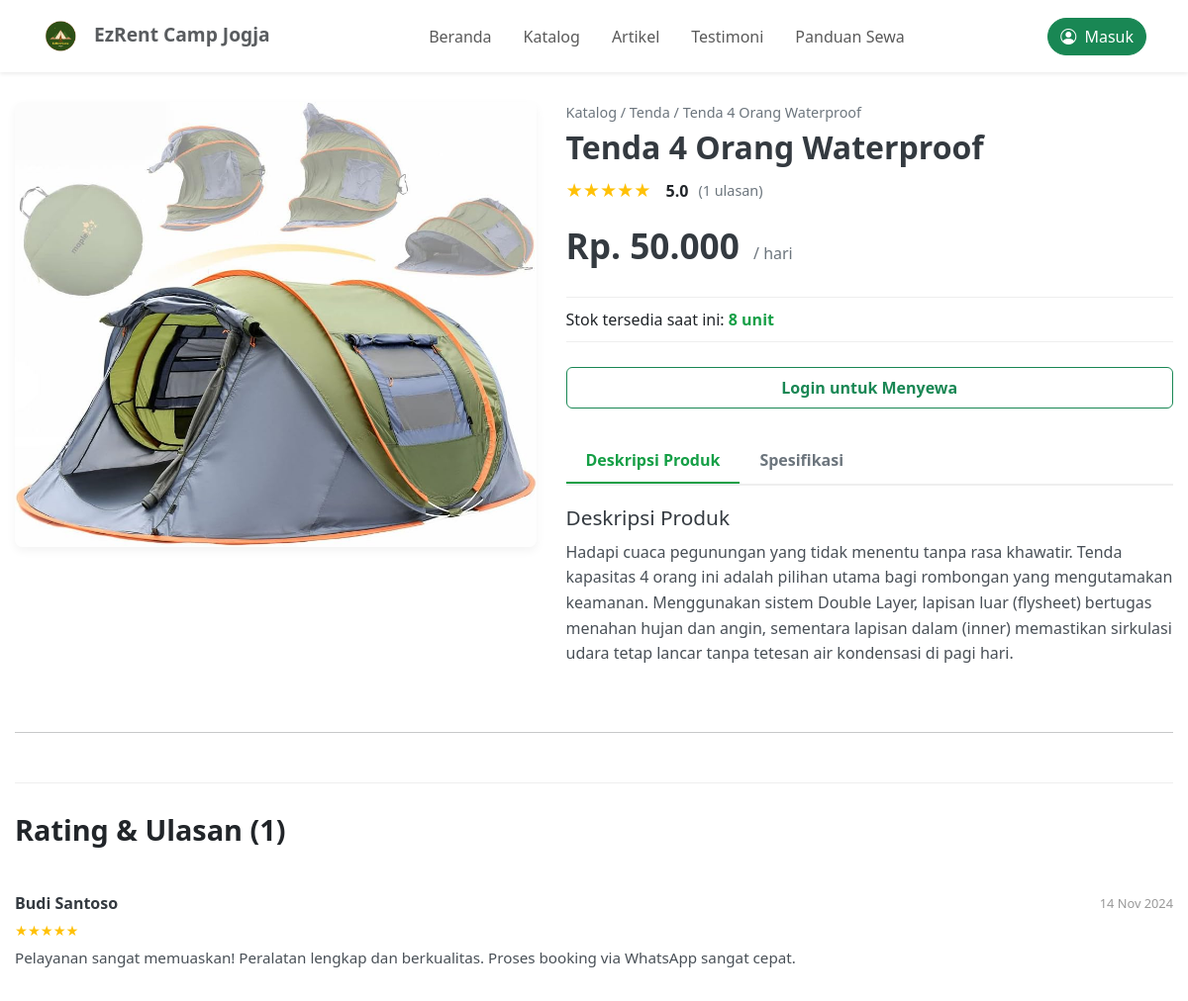
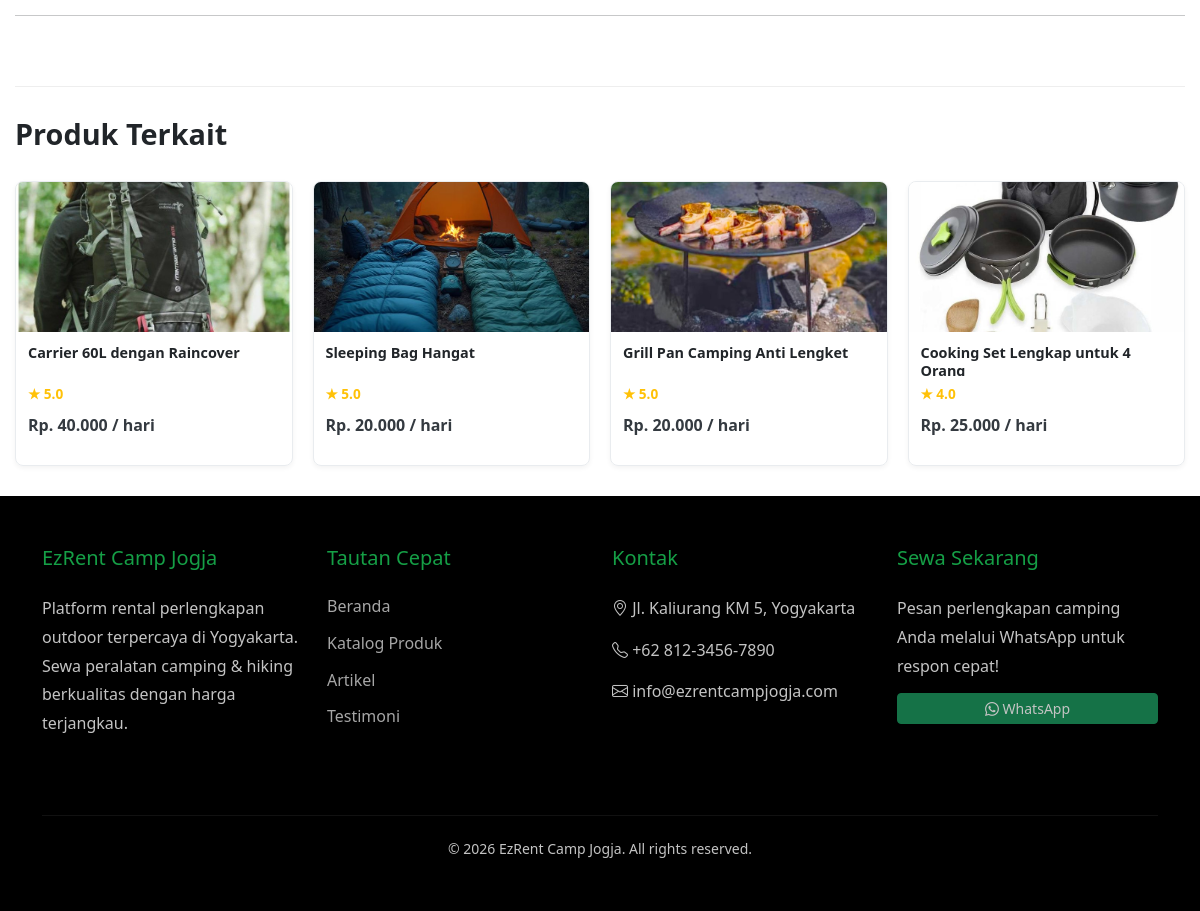
/produk/detail/1, run on the app's committed database (2 pictures, top to bottom).
### tables this page shows
CREATE TABLE `foto_produk` (
  `id_foto` int(11) NOT NULL,
  `id_produk` int(11) DEFAULT NULL,
  `nama_file` varchar(255) DEFAULT NULL,
  `created_at` timestamp NOT NULL DEFAULT current_timestamp()
);

CREATE TABLE `produk` (
  `id_produk` int(11) NOT NULL,
  `id_kategori` int(11) DEFAULT NULL,
  `kode_produk` varchar(20) DEFAULT NULL,
  `nama_produk` varchar(100) DEFAULT NULL,
  `deskripsi` text DEFAULT NULL,
  `spesifikasi` text DEFAULT NULL,
  `harga` decimal(10,2) DEFAULT NULL,
  `stok` int(11) DEFAULT NULL,
  `stok_tersedia` int(11) DEFAULT NULL,
  `kondisi` varchar(20) DEFAULT NULL,
  `status` varchar(20) DEFAULT NULL,
  `rating` decimal(2,1) DEFAULT NULL,
  `jumlah_review` int(11) DEFAULT NULL,
  `jumlah_disewa` int(11) DEFAULT NULL,
  `is_recommended` tinyint(1) DEFAULT NULL,
  `created_at` timestamp NOT NULL DEFAULT current_timestamp(),
  `updated_at` timestamp NOT NULL DEFAULT current_timestamp() ON UPDATE current_timestamp()
);

CREATE TABLE `kategori` (
  `id_kategori` int(11) NOT NULL,
  `nama_kategori` varchar(50) DEFAULT NULL,
  `deskripsi` text DEFAULT NULL,
  `gambar` varchar(255) DEFAULT NULL,
  `status` varchar(20) DEFAULT NULL,
  `created_at` timestamp NOT NULL DEFAULT current_timestamp(),
  `updated_at` timestamp NOT NULL DEFAULT current_timestamp() ON UPDATE current_timestamp()
);

CREATE TABLE `review` (
  `id_review` int(11) NOT NULL,
  `id_transaksi` int(11) DEFAULT NULL,
  `id_user` int(11) DEFAULT NULL,
  `id_produk` int(11) DEFAULT NULL,
  `rating` int(11) DEFAULT NULL,
  `isi_review` text DEFAULT NULL,
  `kelebihan` text DEFAULT NULL,
  `kekurangan` text DEFAULT NULL,
  `status` varchar(20) DEFAULT NULL,
  `created_at` timestamp NOT NULL DEFAULT current_timestamp(),
  `updated_at` timestamp NOT NULL DEFAULT current_timestamp() ON UPDATE current_timestamp()
);

CREATE TABLE `users` (
  `id_user` int(11) NOT NULL,
  `nama_lengkap` varchar(100) DEFAULT NULL,
  `email` varchar(100) DEFAULT NULL,
  `password` varchar(255) DEFAULT NULL,
  `no_telepon` varchar(20) DEFAULT NULL,
  `alamat` text DEFAULT NULL,
  `role` varchar(20) DEFAULT NULL,
  `status` varchar(20) DEFAULT NULL,
  `created_at` timestamp NOT NULL DEFAULT current_timestamp(),
  `updated_at` timestamp NOT NULL DEFAULT current_timestamp() ON UPDATE current_timestamp()
);

### application/controllers/Produk.php (called while the page is built, shortened)
<?php
class Produk extends CI_Controller {
    public function __construct()
    {
        $this->load->model('Produk_model');
        $this->load->helper('form');
    }
    public function detail($id_produk = null)
    {
        $produk = $this->Produk_model->get_detail_produk($id_produk);
        $produk_terkait = $this->Produk_model->get_produk_terkait($produk['id_produk']);
        $data['produk'] = $produk;
        $data['produk_terkait'] = $produk_terkait;
        $data['title'] = $produk['nama_produk'];
        $this->load->view('frontend/header', $data);
        $this->load->view('produk/detail', $data);
        $this->load->view('frontend/footer', $data);
    }
}

### index.php (called while the page is built, shortened)
<?php
require_once BASEPATH.'core/CodeIgniter.php';

### application/models/Produk_model.php (called while the page is built, shortened)
<?php
class Produk_model extends CI_Model {
    public function get_foto_utama($id_produk)
    {
        $this->db->select('nama_file');
        $this->db->where('id_produk', $id_produk);
        $this->db->order_by('id_foto', 'DESC');
        $this->db->limit(1);
        $result = $this->db->get('foto_produk')->row();
        return $result ? $result->nama_file : 'default.jpg';
    }
    public function get_detail_produk($id_produk)
    {
        $this->db->select('p.*, k.nama_kategori');
        $this->db->from('produk p');
        $this->db->join('kategori k', 'p.id_kategori = k.id_kategori', 'left');
        $this->db->where('p.id_produk', $id_produk);
        $produk = $this->db->get()->row_array();
        if ($produk) {
            $produk['foto_list'] = $this->get_semua_foto($id_produk);
            $produk['review_list'] = $this->get_reviews_by_produk($id_produk);
            $this->db->select('AVG(rating) as rata_rata, COUNT(id_review) as total_ulasan');
            $this->db->where('id_produk', $id_produk);
            $this->db->where('status', 'approved');
            $stats = $this->db->get('review')->row_array();
            $produk['rating'] = ($stats['rata_rata'] > 0) ? $stats['rata_rata'] : 0;
            $produk['jumlah_review'] = $stats['total_ulasan'];
        }
        return $produk;
    }
    public function get_semua_foto($id_produk)
    {
        $this->db->select('nama_file');
        $this->db->where('id_produk', $id_produk);
        $this->db->order_by('id_foto', 'DESC');
        return $this->db->get('foto_produk')->result_array();
    }
    public function get_reviews_by_produk($id_produk)
    {
        $this->db->select('r.rating, r.isi_review, r.created_at, u.nama_lengkap');
        $this->db->from('review r');
        $this->db->join('users u', 'r.id_user = u.id_user');
        $this->db->where('r.id_produk', $id_produk);
        $this->db->where('r.status', 'approved');
        $this->db->order_by('r.created_at', 'DESC');
        $this->db->limit(3);
        return $this->db->get()->result_array();
    }
    public function get_produk_terkait($current_id_produk)
    {
        $this->db->select('nama_produk, deskripsi, spesifikasi');
        $this->db->where('id_produk', $current_id_produk);
        $current_produk = $this->db->get('produk')->row_array();
        $search_text = $current_produk['nama_produk'] . ' ' . $current_produk['deskripsi'] . ' ' . $current_produk['spesifikasi'];
        $keywords = array_filter(preg_split('/\W+/', strtolower($search_text)));
        $unique_keywords = array_unique($keywords);
        $search_keywords = array_slice(array_values($unique_keywords), 0, 8);
        $this->db->select('p.id_produk, p.nama_produk, p.harga, p.rating, p.is_recommended, p.stok_tersedia');
        $this->db->from('produk p');
        $this->db->where('p.id_produk !=', $current_id_produk);
        $this->db->where('p.status', 'tersedia');
        $where_clause = '';
        foreach ($search_keywords as $key) {
            if (strlen($key) > 3) {
                $key = $this->db->escape_like_str($key);
                $where_clause .= "(p.nama_produk LIKE '%{$key}%' OR p.deskripsi LIKE '%{$key}%') OR ";
            }
        }
        if (!empty($where_clause)) {
            $where_clause = substr($where_clause, 0, -4);
            $this->db->where("($where_clause)");
        }
        $this->db->order_by('p.rating', 'DESC');
        $this->db->limit(4);
        $produk_terkait = $this->db->get()->result_array();
        foreach ($produk_terkait as &$item) {
            $item['foto_utama'] = $this->get_foto_utama($item['id_produk']);
        }
        return $produk_terkait;
    }
}

### application/views/produk/detail.php (the view, shortened to what this page needs)
<div class="container-detail">
    <?php
        $p = $produk;
        $foto_utama = 'default.jpg';
        if (!empty($p['foto_utama'])) {
            $foto_utama = $p['foto_utama'];
        } elseif (!empty($p['foto_list'][0]['nama_file'])) {
            $foto_utama = $p['foto_list'][0]['nama_file'];
        }
        $stok_sekarang = isset($p['stok_tersedia']) ? $p['stok_tersedia'] : ($p['stok'] ?? 0);
        $is_available = $stok_sekarang > 0;
        $stok_class = $is_available ? '' : 'kosong';
    ?>
    <div class="detail-main-content">
        <div class="detail-gallery">
            <div class="product-image-wrapper">
                <div class="main-image-container">
                    <img src="<?= base_url('assets/img/produk/' . html_escape($foto_utama)) ?>"
                         alt="<?= html_escape($p['nama_produk']) ?>"
                         onerror="this.onerror=null;this.src='<?= base_url('assets/img/produk/default.jpg') ?>';">
                </div>
            </div>
        </div>
        <div class="detail-info">
            <p class="category-breadcrumb">
                Katalog / <?= html_escape($p['nama_kategori'] ?? 'Produk') ?> / <?= html_escape($p['nama_produk']) ?>
            </p>
            <h1><?= html_escape($p['nama_produk']) ?></h1>
            <div class="detail-rating">
                <?php if ($p['jumlah_review'] > 0): ?>
                    <span class="star-rating">
                        <?php
                            $full_stars = floor($p['rating']);
                            echo str_repeat('★', $full_stars);
                        ?>
                    </span>
                    <span class="rating-value"><?= number_format($p['rating'], 1) ?></span>
                    <span class="review-count">(<?= $p['jumlah_review'] ?> ulasan)</span>
                <?php else: ?>
                    <span class="star-rating">☆☆☆☆☆</span>
                    <span class="review-count">Belum ada ulasan</span>
                <?php endif; ?>
            </div>
            <p class="detail-price">
                Rp. <?= number_format($p['harga'], 0, ',', '.') ?> <span>/ hari</span>
            </p>
            <div class="stock-status">
                Stok tersedia saat ini: <span class="<?= $stok_class ?>"><?= $stok_sekarang ?> unit</span>
            </div>
            <div class="action-buttons">
                <?php if ($is_available): ?>
                    <?php if ($this->session->userdata('id_user')):  ?>
                        <button type="button" class="whatsapp-button w-100 border-0" data-bs-toggle="modal" data-bs-target="#modalSewa">
                            <i class="fab fa-whatsapp"></i> Pesan Sekarang
                        </button>
                    <?php else: ?>
                        <a href="<?= site_url('auth/login') ?>" class="btn btn-outline-success w-100 fw-bold p-2">
                            <i class="fas fa-sign-in-alt"></i> Login untuk Menyewa
                        </a>
                    <?php endif; ?>
                <?php else: ?>
                    <button class="btn btn-secondary w-100" disabled>Stok Habis</button>
                <?php endif; ?>
            </div>
            <div class="detail-tabs">
                <div class="tabs-menu">
                    <button class="tab-button active" onclick="openTab(event, 'deskripsi')">Deskripsi Produk</button>
                    <button class="tab-button" onclick="openTab(event, 'spesifikasi')">Spesifikasi</button>
                </div>
                <div id="deskripsi" class="tab-content" style="display: block;">
                    <h3>Deskripsi Produk</h3>
                    <p><?= nl2br(html_escape($p['deskripsi'] ?? 'Deskripsi belum tersedia.')) ?></p>
                </div>
            </div>
        </div>
    </div>
    <hr>
    <div class="review-section">
        <h2>Rating & Ulasan (<?= $p['jumlah_review'] ?? 0 ?>)</h2>
        <?php if (!empty($p['review_list'])): ?>
            <?php foreach ($p['review_list'] as $review): ?>
                <div class="review-card">
                    <div class="review-header">
                        <span class="reviewer-name"><?= html_escape($review['nama_lengkap']) ?></span>
                        <span class="review-date"><?= date('d M Y', strtotime($review['created_at'])) ?></span>
                    </div>
                    <div class="detail-rating" style="margin-bottom: 5px;">
                        <span class="star-rating" style="font-size: 0.9rem;">
                            <?= str_repeat('★', $review['rating']) . str_repeat('☆', 5 - $review['rating']) ?>
                        </span>
                    </div>
                    <p class="review-text"><?= nl2br(html_escape($review['isi_review'])) ?></p>
                </div>
            <?php endforeach; ?>
        <?php else: ?>
            <p>Belum ada ulasan untuk produk ini.</p>
        <?php endif; ?>
    </div>
    <hr>
    <div class="related-products">
        <h2>Produk Terkait</h2>
        <div class="product-grid">
            <?php if (!empty($produk_terkait)): ?>
                <?php foreach ($produk_terkait as $item): ?>
                    <a href="<?= site_url('produk/detail/' . $item['id_produk']) ?>" class="product-card">
                        <div class="product-image">
                            <img src="<?= base_url('assets/img/produk/' . html_escape($item['foto_utama'])) ?>"
                                 alt="<?= html_escape($item['nama_produk']) ?>">
                        </div>
                        <div class="product-info">
                            <h4><?= html_escape($item['nama_produk']) ?></h4>
                            <div class="product-rating">
                                <span class="rating-value">★ <?= number_format($item['rating'], 1) ?></span>
                            </div>
                            <p class="product-price">Rp. <?= number_format($item['harga'], 0, ',', '.') ?> / hari</p>
                        </div>
                    </a>
                <?php endforeach; ?>
            <?php else: ?>
                <p>Tidak ada produk terkait di kategori yang sama.</p>
            <?php endif; ?>
        </div>
    </div>
</div>

### data on the page
foto_produk: nama_file (picture)
produk: id_kategori.nama_kategori "Tenda", nama_produk "Tenda 4 Orang Waterproof", rating "★★★★★", rating "5.0", jumlah_review "1", harga "50.000", stok_tersedia "8", deskripsi "Hadapi cuaca pegunungan yang tidak menentu tanpa rasa khawatir. Tenda kapasitas 4 orang ini adalah pilihan utama bagi rombongan yang mengutamakan keamanan. Menggunakan sistem Double Layer, lapisan luar (flysheet) bertugas menahan hujan dan angin, sementara lapisan dalam (inner) memastikan sirkulasi udara tetap lancar tanpa tetesan air kondensasi di pagi hari."
review: id_user.nama_lengkap "Budi Santoso", created_at "14 Nov 2024", rating "★★★★★", isi_review "Pelayanan sangat memuaskan! Peralatan lengkap dan berkualitas. Proses booking via WhatsApp sangat cepat."
produk: shows a picture, nama_produk "Carrier 60L dengan Raincover", rating "5.0", harga "40.000"
produk: shows a picture, nama_produk "Sleeping Bag Hangat", rating "5.0", harga "20.000"
produk: shows a picture, nama_produk "Grill Pan Camping Anti Lengket", rating "5.0", harga "20.000"
produk: shows a picture, nama_produk "Cooking Set Lengkap untuk 4 Orang", rating "4.0", harga "25.000"
